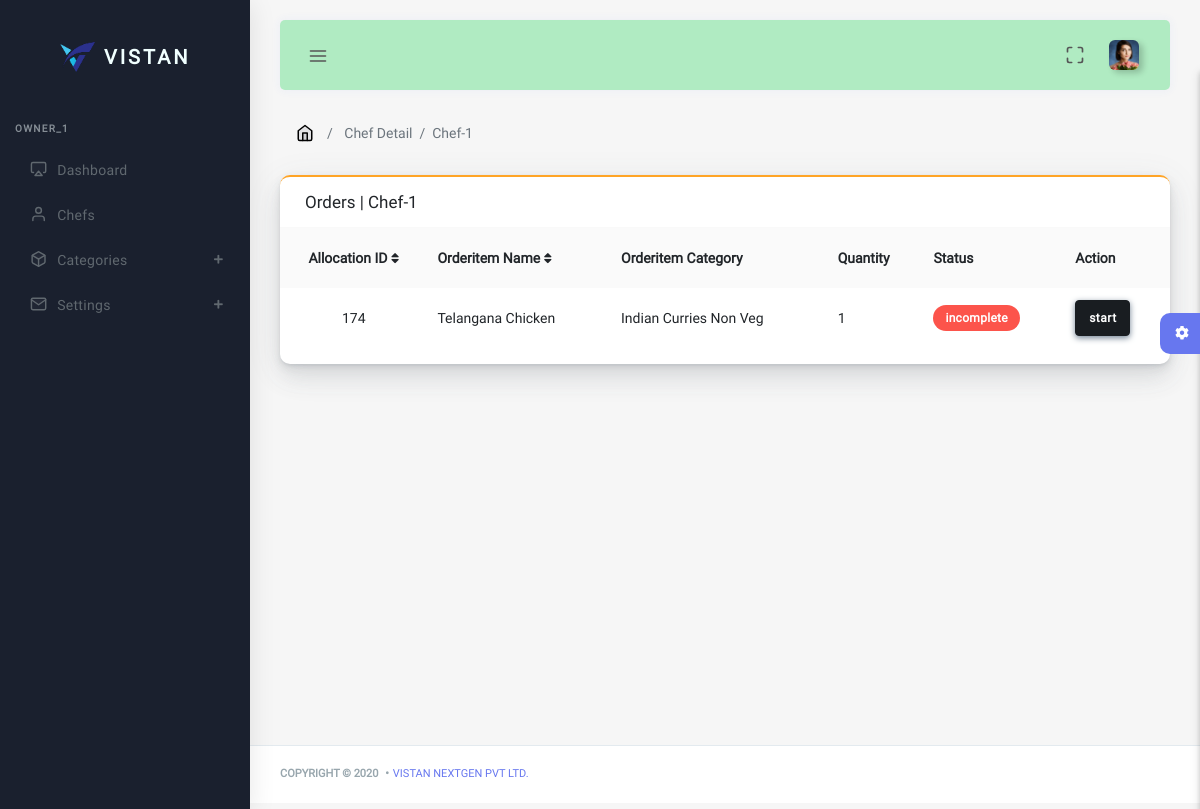
The page /rest/select-chef/1 (signed in) on the database its author committed.
### AccountsApp/models.py (models this page shows, shortened)
class CustomUser(AbstractUser):
    Chef = models.ManyToManyField(Chef)
    Category = models.ManyToManyField(Category)
    created_at = models.DateTimeField(auto_now_add = True)
    updated_at = models.DateTimeField(auto_now = True)
    class Meta:
        verbose_name = 'User'
        verbose_name_plural = 'users'

### RestApp/models.py (models this page shows, shortened)
class Chef(models.Model):
    chef_name = models.CharField(max_length = 30)
    chef_decription = models.TextField(blank = True, null = True)
    chef_image = models.ImageField(upload_to = 'Chefs', blank = True, null = True)
    gender = models.CharField(max_length=10, choices=gender_choices)
    mobile = models.CharField(max_length = 12)
    active = models.BooleanField(default = True)
    status = models.BooleanField(default = True)
    created_at = models.DateTimeField(auto_now_add = True)
    updated_at = models.DateTimeField(auto_now = True)
    class Meta:
        verbose_name = 'Chef'
        verbose_name_plural = 'Chefs'
        ordering = ('-id', )
    def __str__(self):
        return '{}'.format(self.chef_name)

class Allocation(models.Model):
    orderitem_id = models.CharField(max_length = 100)
    orderitem_name = models.CharField(max_length=100)
    orderitem_category = models.CharField(max_length=100)
    quantity = models.IntegerField()
    chef = models.CharField(max_length=100)
    status = models.CharField(max_length=20, choices=allocation_choices, default='incomplete')
    created_at = models.DateTimeField(auto_now_add = True)
    updated_at = models.DateTimeField(auto_now = True)
    class Meta:
        verbose_name = 'Allocation'
        verbose_name_plural = 'Allocations'
        ordering = ('-id', )

### RestApp/views.py (the view)
# urls.py: path('select-chef/<int:id>', views.SelectChef, name = 'select-chef'),
@login_required(login_url='/')
def SelectChef(request, id):
    chef = Chef.objects.get(id = id)
    allocations = Allocation.objects.filter(
        (Q(chef = chef.chef_name)) & ( Q(status = 'incomplete') | Q(status = 'pending'))
    )
    return render(request, 'RestApp/chef_detail.html', {'chef' : chef, 'allocations':  allocations})

### RestApp/models.py (called while the page is built)
    def __str__(self):
        return '{}'.format(self.category_name)

### RestApp/templates/RestApp/chef_detail.html (shortened to what this page needs)
{% extends 'base.html' %}
{% load static %}
{% block breadcrumb %}Chef Detail &nbsp;/ &nbsp;{{chef}}{% endblock %}
{% block content %}
<div class="card card-warning">
    <div class="card-header">
        <h4>Orders | {{chef}}</h4>
    </div>
    <div class="table-responsive">
        <div class="card-body p-0">
            {% if allocations %}
                <table class="table table-striped" id = "myTable">
                    <tr>
                        <th class="text-center" onclick="sortTable(0)">Allocation ID&nbsp;<i class="fas fa-sort"></i></th>
                        <th onclick="sortTable(1)">Orderitem Name&nbsp;<i class="fas fa-sort"></i></th>
                        <th>Orderitem Category</th>
                        <th>Quantity</th>
                        <th>Status</th>
                        <th>Action</th>
                    </tr>
                    {% for alloc in allocations %}
                        <tr>
                            <td class="p-0 text-center">{{alloc.id}} </td>
                            <td>{{alloc.orderitem_name|title}}</td>
                            <td>{{alloc.orderitem_category|title}}</td>
                            <td>{{alloc.quantity}}</td>
                            <td>
                                {% ifequal alloc.status 'pending'%}
                                    <div class="badge badge-warning">{{alloc.status}}</div>
                                {% else %}
                                    <div class="badge badge-danger">{{alloc.status}}</div>
                                {% endifequal %}
                            </td>
                            <td>
                                {% ifequal alloc.status 'incomplete' %}
                                    <a  class="btn btn-md btn-dark"
                                        style="text-decoration: none;"
                                        href="{% url 'RestApp:pending-alloc-status' alloc.id  chef.id%}"
                                        data-toggle="tooltip" data-placement="top"
                                        title="start">
                                        start
                                    </a>&nbsp;
                                {% endifequal %}
                            </td>
                        </tr>
                    {% endfor %}
                </table>
            {% else %}
            <br>
                <h6 class="text-center" style="color: orangered;">No orders till now ! </h6>
            <br>
            {% endif %}
          </div>
    </div>
</div>
{% endblock %}

### templates/sidebar.html (shortened to what this page needs)
{% load static %}
<div class="main-sidebar sidebar-style-2">
    <aside id="sidebar-wrapper"><br>
      <div class="sidebar-brand">
        <a href="{% url 'RestApp:dashboard' %}"> <img alt="image" src="{% static "assets/img/vistanlogo.png" %}" class="header-logo" /> <span
            class="logo-name"><span style="color: azure;">Vistan</span></span>
        </a>
      </div>
      <br><br>
      <ul class="sidebar-menu">
        <li class="menu-header">{{request.user.username}}</li>
        <li>
            <a href="{% url 'RestApp:dashboard' %}" ><i
                data-feather="airplay"></i><span>Dashboard</span></a>
          </li>
          <li>
            <a href="{% url 'RestApp:chef-list' %}" ><i
                data-feather="user"></i><span>Chefs</span></a>
          </li>
        <li class="dropdown">
          <a href="#" class="menu-toggle nav-link has-dropdown"><i data-feather="box"></i><span>Categories</span></a>
        </li>
        <li class="dropdown">
          <a href="#" class="menu-toggle nav-link has-dropdown"><i data-feather="mail"></i><span>Settings</span></a>
        </li>
      </ul>
    </aside>
  </div>

### rows shown on the page
CustomUser: user.username "OWNER_1"
Chef: chef_name "Chef-1"
Allocation: id "174", orderitem_name "Telangana Chicken", orderitem_category "Indian Curries Non Veg", quantity "1", status "incomplete"
